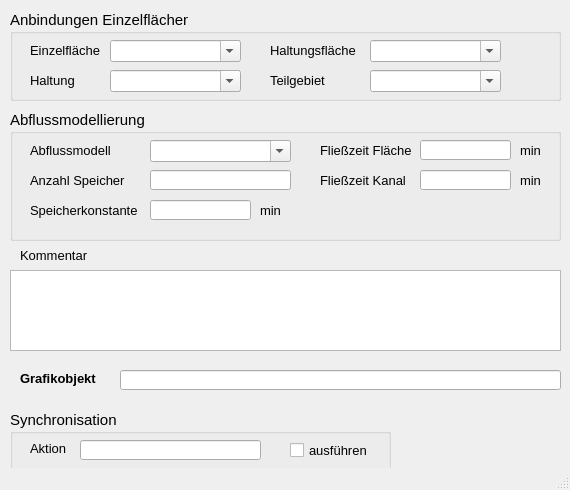
<?xml version="1.0" encoding="UTF-8"?>
<ui version="4.0">
 <class>MainWindow</class>
 <widget class="QMainWindow" name="MainWindow">
  <property name="geometry">
   <rect>
    <x>0</x>
    <y>0</y>
    <width>570</width>
    <height>490</height>
   </rect>
  </property>
  <property name="minimumSize">
   <size>
    <width>570</width>
    <height>490</height>
   </size>
  </property>
  <property name="font">
   <font>
    <family>Tahoma</family>
    <pointsize>10</pointsize>
   </font>
  </property>
  <property name="windowTitle">
   <string>Anbindung Flächen</string>
  </property>
  <property name="layoutDirection">
   <enum>Qt::LeftToRight</enum>
  </property>
  <widget class="QWidget" name="centralwidget">
   <widget class="QGroupBox" name="groupBox">
    <property name="geometry">
     <rect>
      <x>10</x>
      <y>10</y>
      <width>551</width>
      <height>91</height>
     </rect>
    </property>
    <property name="font">
     <font>
      <family>Tahoma</family>
      <pointsize>11</pointsize>
      <weight>50</weight>
      <bold>false</bold>
     </font>
    </property>
    <property name="title">
     <string>Anbindungen Einzelflächen</string>
    </property>
    <widget class="QLabel" name="label_23">
     <property name="geometry">
      <rect>
       <x>260</x>
       <y>30</y>
       <width>131</width>
       <height>21</height>
      </rect>
     </property>
     <property name="font">
      <font>
       <family>Tahoma</family>
       <pointsize>10</pointsize>
       <weight>50</weight>
       <bold>false</bold>
      </font>
     </property>
     <property name="text">
      <string>Haltungsfläche</string>
     </property>
     <property name="alignment">
      <set>Qt::AlignLeading|Qt::AlignLeft|Qt::AlignVCenter</set>
     </property>
    </widget>
    <widget class="QComboBox" name="haltnam">
     <property name="geometry">
      <rect>
       <x>100</x>
       <y>60</y>
       <width>131</width>
       <height>22</height>
      </rect>
     </property>
     <property name="toolTip">
      <string>&lt;html&gt;&lt;head/&gt;&lt;body&gt;&lt;p&gt;Haltung, welche die Fläche anbindet&lt;/p&gt;&lt;/body&gt;&lt;/html&gt;</string>
     </property>
     <property name="statusTip">
      <string>Haltung, welche die Fläche anbindet</string>
     </property>
     <property name="editable">
      <bool>true</bool>
     </property>
    </widget>
    <widget class="QLabel" name="label_20">
     <property name="geometry">
      <rect>
       <x>20</x>
       <y>60</y>
       <width>81</width>
       <height>21</height>
      </rect>
     </property>
     <property name="font">
      <font>
       <family>Tahoma</family>
       <pointsize>10</pointsize>
       <weight>50</weight>
       <bold>false</bold>
      </font>
     </property>
     <property name="text">
      <string>Haltung</string>
     </property>
     <property name="alignment">
      <set>Qt::AlignLeading|Qt::AlignLeft|Qt::AlignVCenter</set>
     </property>
    </widget>
    <widget class="QComboBox" name="flnam">
     <property name="geometry">
      <rect>
       <x>100</x>
       <y>30</y>
       <width>131</width>
       <height>22</height>
      </rect>
     </property>
     <property name="toolTip">
      <string>&lt;html&gt;&lt;head/&gt;&lt;body&gt;&lt;p&gt;Name der angebundenen Einzelfläche&lt;/p&gt;&lt;/body&gt;&lt;/html&gt;</string>
     </property>
     <property name="statusTip">
      <string>Name der angebundenen Einzelfläche</string>
     </property>
     <property name="editable">
      <bool>true</bool>
     </property>
    </widget>
    <widget class="QLabel" name="label_4">
     <property name="geometry">
      <rect>
       <x>20</x>
       <y>30</y>
       <width>91</width>
       <height>21</height>
      </rect>
     </property>
     <property name="font">
      <font>
       <family>Tahoma</family>
       <pointsize>10</pointsize>
       <weight>50</weight>
       <bold>false</bold>
      </font>
     </property>
     <property name="text">
      <string>Einzelfläche</string>
     </property>
     <property name="alignment">
      <set>Qt::AlignLeading|Qt::AlignLeft|Qt::AlignVCenter</set>
     </property>
    </widget>
    <widget class="QComboBox" name="tezgnam">
     <property name="geometry">
      <rect>
       <x>360</x>
       <y>30</y>
       <width>131</width>
       <height>22</height>
      </rect>
     </property>
     <property name="toolTip">
      <string>&lt;html&gt;&lt;head/&gt;&lt;body&gt;&lt;p&gt;Name der angebundenen Haltungsfläche (für aufzuteilende Flächen)&lt;/p&gt;&lt;/body&gt;&lt;/html&gt;</string>
     </property>
     <property name="statusTip">
      <string>Name der angebundenen Haltungsfläche (für aufzuteilende Flächen)</string>
     </property>
     <property name="editable">
      <bool>true</bool>
     </property>
    </widget>
    <widget class="QComboBox" name="teilgebiet">
     <property name="geometry">
      <rect>
       <x>360</x>
       <y>60</y>
       <width>131</width>
       <height>22</height>
      </rect>
     </property>
     <property name="toolTip">
      <string>&lt;html&gt;&lt;head/&gt;&lt;body&gt;&lt;p&gt;Zuordnung zu definiertem Teilgebiet&lt;/p&gt;&lt;/body&gt;&lt;/html&gt;</string>
     </property>
     <property name="statusTip">
      <string>Zuordnung zu definiertem Teilgebiet</string>
     </property>
     <property name="editable">
      <bool>true</bool>
     </property>
    </widget>
    <widget class="QLabel" name="label_22">
     <property name="geometry">
      <rect>
       <x>260</x>
       <y>60</y>
       <width>61</width>
       <height>21</height>
      </rect>
     </property>
     <property name="font">
      <font>
       <family>Tahoma</family>
       <pointsize>10</pointsize>
       <weight>50</weight>
       <bold>false</bold>
      </font>
     </property>
     <property name="text">
      <string>Teilgebiet</string>
     </property>
     <property name="alignment">
      <set>Qt::AlignLeading|Qt::AlignLeft|Qt::AlignVCenter</set>
     </property>
    </widget>
   </widget>
   <widget class="QLabel" name="label_25">
    <property name="geometry">
     <rect>
      <x>20</x>
      <y>245</y>
      <width>81</width>
      <height>21</height>
     </rect>
    </property>
    <property name="font">
     <font>
      <family>Tahoma</family>
      <pointsize>10</pointsize>
     </font>
    </property>
    <property name="text">
     <string>Kommentar</string>
    </property>
   </widget>
   <widget class="QTextEdit" name="kommentar">
    <property name="geometry">
     <rect>
      <x>10</x>
      <y>270</y>
      <width>551</width>
      <height>81</height>
     </rect>
    </property>
    <property name="font">
     <font>
      <family>Tahoma</family>
      <pointsize>10</pointsize>
     </font>
    </property>
    <property name="toolTip">
     <string>&lt;html&gt;&lt;head/&gt;&lt;body&gt;&lt;p&gt;Platz für zusätzliche Kommentare&lt;/p&gt;&lt;/body&gt;&lt;/html&gt;</string>
    </property>
    <property name="statusTip">
     <string>Platz für zusätzliche Kommentare</string>
    </property>
   </widget>
   <widget class="QGroupBox" name="groupBox_2">
    <property name="geometry">
     <rect>
      <x>10</x>
      <y>110</y>
      <width>551</width>
      <height>131</height>
     </rect>
    </property>
    <property name="font">
     <font>
      <family>Tahoma</family>
      <pointsize>11</pointsize>
      <weight>50</weight>
      <bold>false</bold>
     </font>
    </property>
    <property name="title">
     <string>Abflussmodellierung</string>
    </property>
    <widget class="QLabel" name="label_6">
     <property name="geometry">
      <rect>
       <x>20</x>
       <y>90</y>
       <width>121</width>
       <height>20</height>
      </rect>
     </property>
     <property name="font">
      <font>
       <family>Tahoma</family>
       <pointsize>10</pointsize>
       <weight>50</weight>
       <bold>false</bold>
      </font>
     </property>
     <property name="text">
      <string>Speicherkonstante</string>
     </property>
     <property name="alignment">
      <set>Qt::AlignLeading|Qt::AlignLeft|Qt::AlignVCenter</set>
     </property>
    </widget>
    <widget class="QLabel" name="label_24">
     <property name="geometry">
      <rect>
       <x>20</x>
       <y>30</y>
       <width>100</width>
       <height>20</height>
      </rect>
     </property>
     <property name="font">
      <font>
       <family>Tahoma</family>
       <pointsize>10</pointsize>
       <weight>50</weight>
       <bold>false</bold>
      </font>
     </property>
     <property name="layoutDirection">
      <enum>Qt::LeftToRight</enum>
     </property>
     <property name="text">
      <string>Abflussmodell</string>
     </property>
     <property name="alignment">
      <set>Qt::AlignLeading|Qt::AlignLeft|Qt::AlignVCenter</set>
     </property>
    </widget>
    <widget class="QComboBox" name="abflusstyp">
     <property name="geometry">
      <rect>
       <x>140</x>
       <y>30</y>
       <width>141</width>
       <height>22</height>
      </rect>
     </property>
     <property name="toolTip">
      <string>&lt;html&gt;&lt;head/&gt;&lt;body&gt;&lt;p&gt;Auswahl aus Tabelle &lt;span style=&quot; font-style:italic;&quot;&gt;Abflusstypen&lt;/span&gt;&lt;/p&gt;&lt;/body&gt;&lt;/html&gt;</string>
     </property>
     <property name="statusTip">
      <string>Auswahl aus Tabelle &quot;Abflusstypen&quot;</string>
     </property>
     <property name="editable">
      <bool>true</bool>
     </property>
    </widget>
    <widget class="QLineEdit" name="fliesszeitflaeche">
     <property name="geometry">
      <rect>
       <x>410</x>
       <y>30</y>
       <width>91</width>
       <height>20</height>
      </rect>
     </property>
     <property name="toolTip">
      <string>&lt;html&gt;&lt;head/&gt;&lt;body&gt;&lt;p&gt;Mittlere Fließzeit für den Oberflächenabfluss / Schwerpunktlaufzeit&lt;/p&gt;&lt;/body&gt;&lt;/html&gt;</string>
     </property>
     <property name="statusTip">
      <string>Mittlere Fließzeit für den Oberflächenabfluss / Schwerpunktlaufzeit</string>
     </property>
    </widget>
    <widget class="QLineEdit" name="speicherzahl">
     <property name="geometry">
      <rect>
       <x>140</x>
       <y>60</y>
       <width>141</width>
       <height>20</height>
      </rect>
     </property>
     <property name="toolTip">
      <string/>
     </property>
     <property name="statusTip">
      <string/>
     </property>
    </widget>
    <widget class="QLabel" name="label_11">
     <property name="geometry">
      <rect>
       <x>510</x>
       <y>60</y>
       <width>31</width>
       <height>21</height>
      </rect>
     </property>
     <property name="font">
      <font>
       <family>Tahoma</family>
       <pointsize>10</pointsize>
       <weight>50</weight>
       <bold>false</bold>
      </font>
     </property>
     <property name="text">
      <string>min</string>
     </property>
    </widget>
    <widget class="QLabel" name="label_5">
     <property name="geometry">
      <rect>
       <x>20</x>
       <y>60</y>
       <width>110</width>
       <height>20</height>
      </rect>
     </property>
     <property name="font">
      <font>
       <family>Tahoma</family>
       <pointsize>10</pointsize>
       <weight>50</weight>
       <bold>false</bold>
      </font>
     </property>
     <property name="text">
      <string>Anzahl Speicher</string>
     </property>
     <property name="alignment">
      <set>Qt::AlignLeading|Qt::AlignLeft|Qt::AlignVCenter</set>
     </property>
    </widget>
    <widget class="QLabel" name="label_10">
     <property name="geometry">
      <rect>
       <x>510</x>
       <y>30</y>
       <width>31</width>
       <height>21</height>
      </rect>
     </property>
     <property name="font">
      <font>
       <family>Tahoma</family>
       <pointsize>10</pointsize>
       <weight>50</weight>
       <bold>false</bold>
      </font>
     </property>
     <property name="text">
      <string>min</string>
     </property>
    </widget>
    <widget class="QLineEdit" name="speicherkonst">
     <property name="geometry">
      <rect>
       <x>140</x>
       <y>90</y>
       <width>101</width>
       <height>20</height>
      </rect>
     </property>
     <property name="toolTip">
      <string>&lt;html&gt;&lt;head/&gt;&lt;body&gt;&lt;p&gt;Speicherkonstante K&lt;/p&gt;&lt;/body&gt;&lt;/html&gt;</string>
     </property>
     <property name="statusTip">
      <string>Speicherkonstante K</string>
     </property>
    </widget>
    <widget class="QLineEdit" name="fliesszeitkanal">
     <property name="geometry">
      <rect>
       <x>410</x>
       <y>60</y>
       <width>91</width>
       <height>20</height>
      </rect>
     </property>
     <property name="toolTip">
      <string>&lt;html&gt;&lt;head/&gt;&lt;body&gt;&lt;p&gt;Mittlere Fließzeit des Oberflächenabflusses im Anschlusskanal&lt;/p&gt;&lt;/body&gt;&lt;/html&gt;</string>
     </property>
     <property name="statusTip">
      <string>Mittlere Fließzeit des Oberflächenabflusses im Anschlusskanal</string>
     </property>
    </widget>
    <widget class="QLabel" name="label_9">
     <property name="geometry">
      <rect>
       <x>310</x>
       <y>60</y>
       <width>101</width>
       <height>21</height>
      </rect>
     </property>
     <property name="font">
      <font>
       <family>Tahoma</family>
       <pointsize>10</pointsize>
       <weight>50</weight>
       <bold>false</bold>
      </font>
     </property>
     <property name="text">
      <string>Fließzeit Kanal</string>
     </property>
     <property name="alignment">
      <set>Qt::AlignLeading|Qt::AlignLeft|Qt::AlignVCenter</set>
     </property>
    </widget>
    <widget class="QLabel" name="label_7">
     <property name="geometry">
      <rect>
       <x>250</x>
       <y>90</y>
       <width>31</width>
       <height>21</height>
      </rect>
     </property>
     <property name="font">
      <font>
       <family>Tahoma</family>
       <pointsize>10</pointsize>
       <weight>50</weight>
       <bold>false</bold>
      </font>
     </property>
     <property name="text">
      <string>min</string>
     </property>
    </widget>
    <widget class="QLabel" name="label_15">
     <property name="geometry">
      <rect>
       <x>310</x>
       <y>30</y>
       <width>101</width>
       <height>21</height>
      </rect>
     </property>
     <property name="font">
      <font>
       <family>Tahoma</family>
       <pointsize>10</pointsize>
       <weight>50</weight>
       <bold>false</bold>
      </font>
     </property>
     <property name="text">
      <string>Fließzeit Fläche</string>
     </property>
     <property name="alignment">
      <set>Qt::AlignLeading|Qt::AlignLeft|Qt::AlignVCenter</set>
     </property>
    </widget>
   </widget>
   <widget class="QLabel" name="label_21">
    <property name="geometry">
     <rect>
      <x>20</x>
      <y>370</y>
      <width>101</width>
      <height>16</height>
     </rect>
    </property>
    <property name="font">
     <font>
      <family>Tahoma</family>
      <pointsize>10</pointsize>
      <weight>75</weight>
      <bold>true</bold>
     </font>
    </property>
    <property name="text">
     <string>Grafikobjekt</string>
    </property>
   </widget>
   <widget class="QGroupBox" name="groupBox_sync">
    <property name="geometry">
     <rect>
      <x>10</x>
      <y>410</y>
      <width>381</width>
      <height>61</height>
     </rect>
    </property>
    <property name="font">
     <font>
      <family>Tahoma</family>
      <pointsize>11</pointsize>
     </font>
    </property>
    <property name="title">
     <string>Synchronisation</string>
    </property>
    <widget class="QCheckBox" name="status">
     <property name="geometry">
      <rect>
       <x>280</x>
       <y>30</y>
       <width>101</width>
       <height>21</height>
      </rect>
     </property>
     <property name="font">
      <font>
       <family>Tahoma</family>
       <pointsize>10</pointsize>
      </font>
     </property>
     <property name="toolTip">
      <string>Synchronisation aktivieren</string>
     </property>
     <property name="statusTip">
      <string>Synchronisation aktivieren</string>
     </property>
     <property name="text">
      <string>ausführen</string>
     </property>
    </widget>
    <widget class="QLabel" name="label_19">
     <property name="geometry">
      <rect>
       <x>20</x>
       <y>30</y>
       <width>51</width>
       <height>16</height>
      </rect>
     </property>
     <property name="font">
      <font>
       <family>Tahoma</family>
       <pointsize>10</pointsize>
      </font>
     </property>
     <property name="text">
      <string>Aktion</string>
     </property>
    </widget>
    <widget class="QLineEdit" name="aktion">
     <property name="geometry">
      <rect>
       <x>70</x>
       <y>30</y>
       <width>181</width>
       <height>20</height>
      </rect>
     </property>
     <property name="toolTip">
      <string>&lt;html&gt;&lt;head/&gt;&lt;body&gt;&lt;p&gt;Maßnahme zur Synchronisation&lt;/p&gt;&lt;/body&gt;&lt;/html&gt;</string>
     </property>
     <property name="statusTip">
      <string>Maßnahme zur Synchronisation</string>
     </property>
    </widget>
   </widget>
   <widget class="QLineEdit" name="objekt">
    <property name="geometry">
     <rect>
      <x>120</x>
      <y>370</y>
      <width>441</width>
      <height>20</height>
     </rect>
    </property>
    <property name="toolTip">
     <string>&lt;html&gt;&lt;head/&gt;&lt;body&gt;&lt;p&gt;Textbeschreibung (WKT) des Grafikobjekts&lt;/p&gt;&lt;/body&gt;&lt;/html&gt;</string>
    </property>
    <property name="statusTip">
     <string>Textbeschreibung des Grafikobjekts</string>
    </property>
   </widget>
  </widget>
  <widget class="QStatusBar" name="statusbar"/>
 </widget>
 <tabstops>
  <tabstop>teilgebiet</tabstop>
 </tabstops>
 <resources/>
 <connections/>
</ui>
